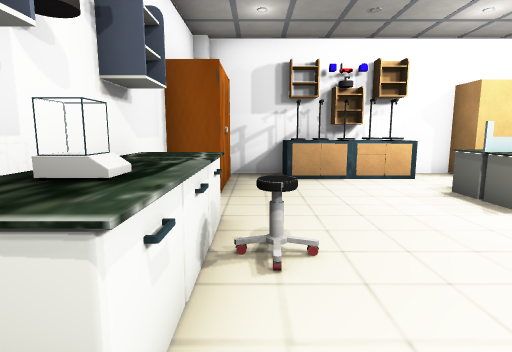
View 1 (above)

16 first-person views from a walk through a scene from a Unity 3-D project. The camera is 1.3 m above the floor, tilts 8° down and sees 80° across. The floor is counted in squares, 1 m on a side. Each view is taken from the middle of a square. On the plan, view 1 faces up. The plan holds only what a view shows up to about 14 squares ahead; the rest is blank. Some surface patterns are stand-ins.

View 2
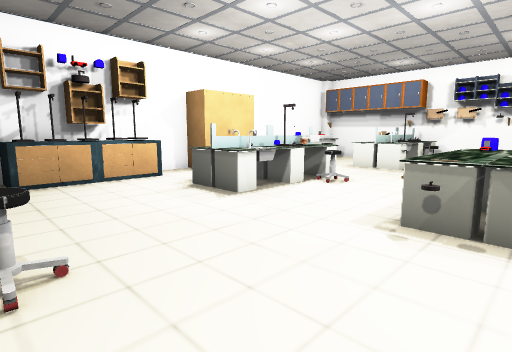

View 3
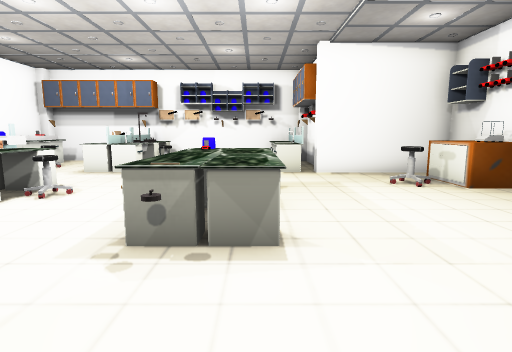

View 4
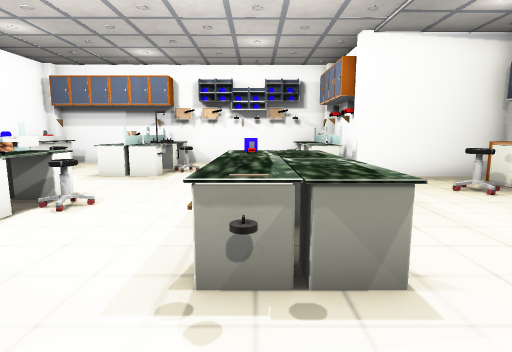

View 5
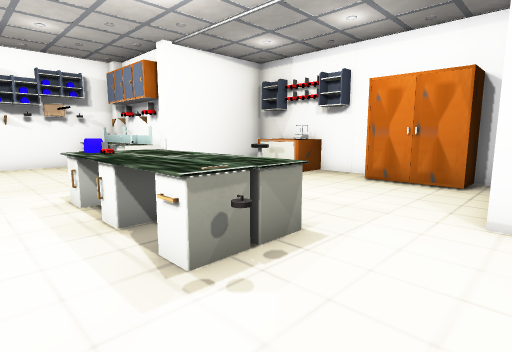

View 6
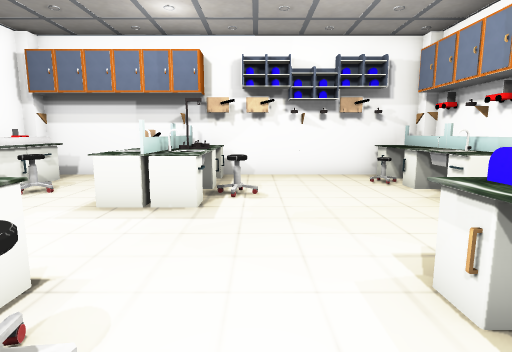

View 7
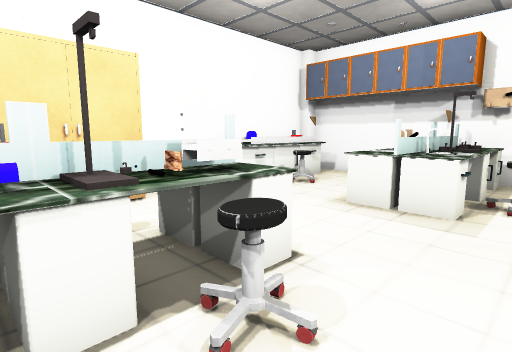

View 8
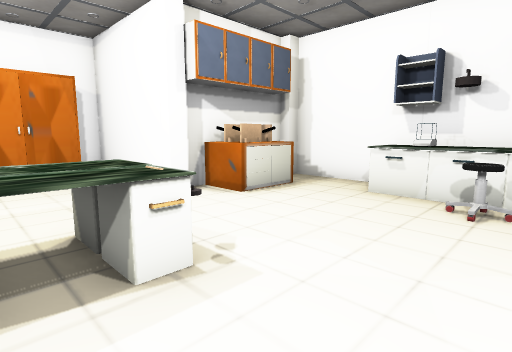

View 9
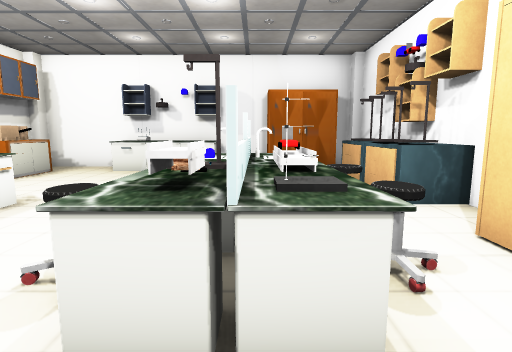

View 10
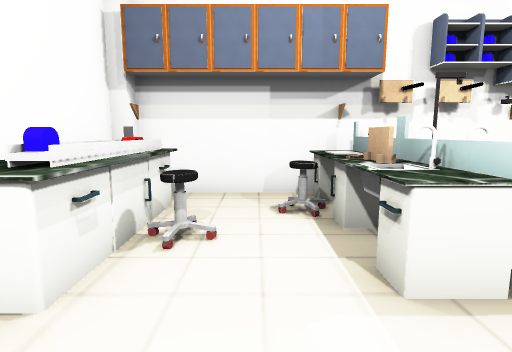

View 11
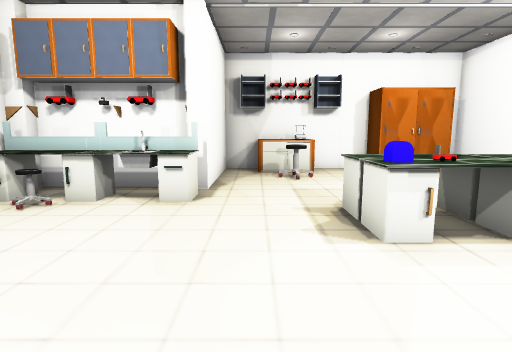

View 12
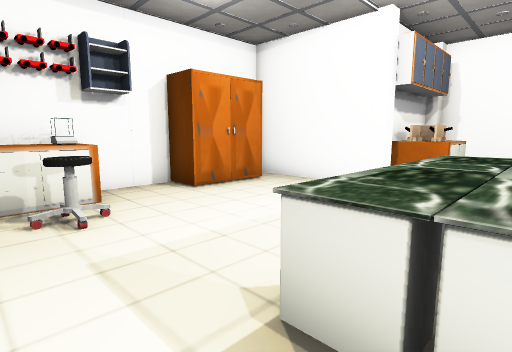

View 13
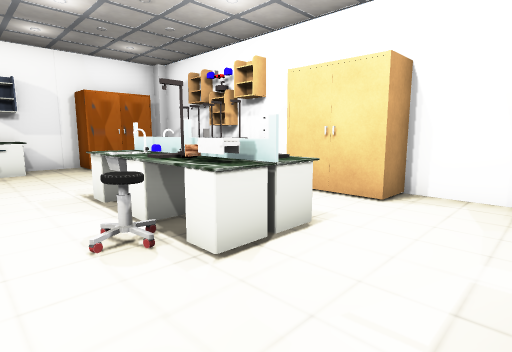

View 14
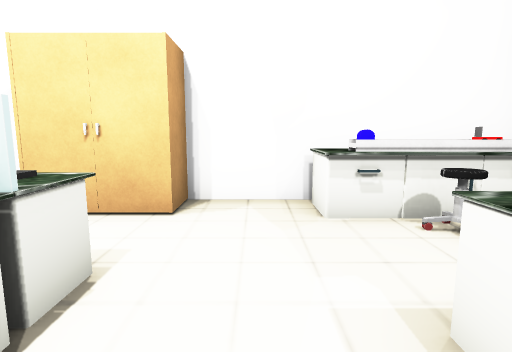

View 15
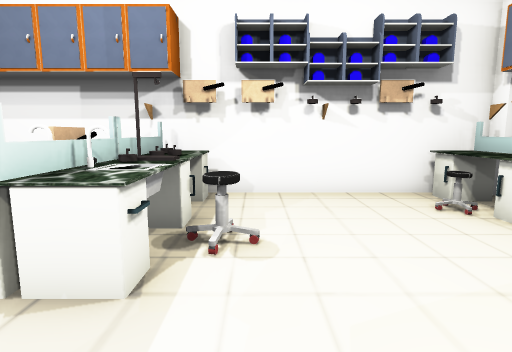

View 16
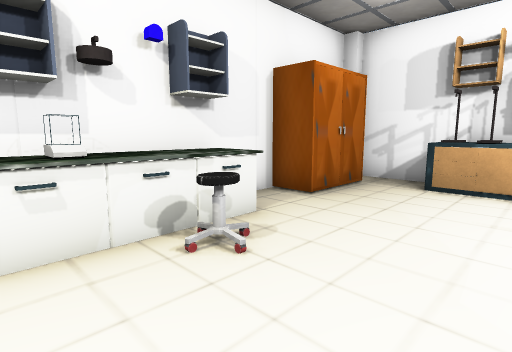

### Floor plan
Points are (right, up) in squares from view 1. A wall is a line through its corners. A room is listed if a view was taken in it or the views show most of it. See-through windows are left out.
Room 1 (views 1, 2, 3, 4, 5, 6, 7, 8, 9, 10, 11, 12, 13, 14, 15, 16)
walls: (6.4, 9.9) (-1.5, 9.9); (2.6, -2.4) (2.6, -6.4) (3.5, -6.4); (13.4, -1.5) (14.5, -1.5); (13.4, -2.4) (14.5, -2.4); (6.6, -6.4) (7.4, -6.4); (-1.9, 6.5) (-1.9, -2.1); (15.6, -1.5) (15.6, 9.6); (-1.5, -2.4) (-0.4, -2.4); (14.5, 9.9) (8.6, 9.9); (11.1, -6.4) (11.1, -2.4); (-1.9, 9.6) (-1.9, 9)
objects: other object (-1, 1) to (0, 5); other object (-1, 7) to (-1, 9); other object (0, -2) to (0, -1); other object (1, -2); other object (1, -1); other object (1, 3); other object (1, 9); other object (2, -2); other object (2, 9); other object (3, 9) to (3, 10); other object (4, -6) to (6, -5); other object (4, 0) to (6, 1); other object (4, 1); other object (4, 5) to (5, 6); other object (4, 9); other object (5, 1); other object (5, 6); other object (5, 7) to (6, 7); other object (6, 0) to (8, 1); other object (6, 5); other object (6, 6); other object (6, 9) to (9, 9); other object (7, 4) to (7, 5); other object (7, 7); other object (8, -6); other object (8, -6) to (10, -5); other object (8, 5); other object (8, 6) to (8, 7); other object (9, -4); other object (11, -2); other object (11, -1); other object (11, 4) to (12, 5); other object (11, 6) to (12, 6); other object (11, 9) to (15, 9); other object (12, -1); other object (12, 3) to (13, 4); other object (12, 5); other object (13, -2); other object (13, -1) to (15, -1); other object (13, 5); other object (13, 5) to (15, 6); other object (13, 8); other object (14, 0); other object (14, 4) to (15, 4); other object (14, 6); other object (15, -2); other object (15, 5); other object (15, 10)

Positions as (right, up) in squares from view 1, and headings:
1: (0, 0), facing up
2: (0, 0), facing up-right
3: (1, 0), facing right
4: (2, 1), facing right
5: (2, 3), facing down-right
6: (6, 3), facing right
7: (6, 3), facing up-right
8: (6, 4), facing down-left
9: (10, 6), facing left
10: (9, 7), facing right
11: (10, 5), facing down
12: (10, 1), facing down-left
13: (11, 3), facing up-left
14: (10, 4), facing up
15: (9, 3), facing right
16: (3, 1), facing up-left
